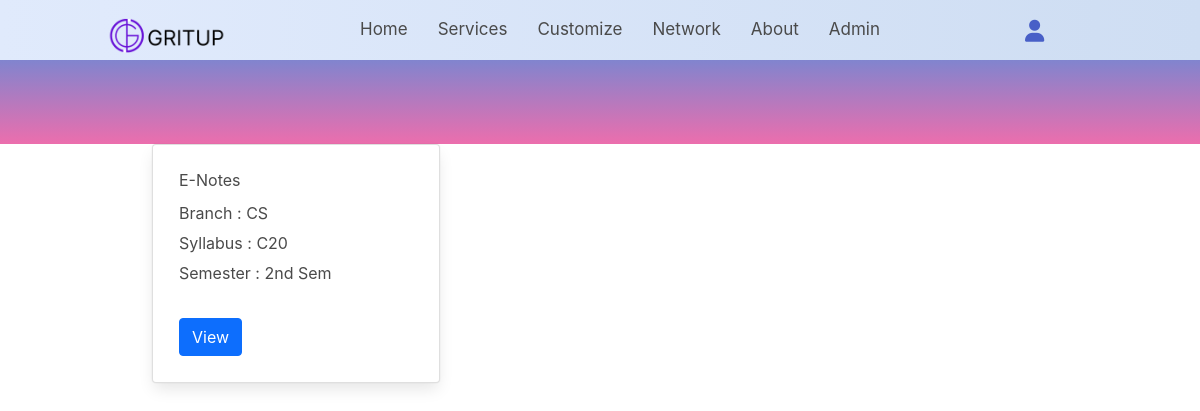
The app's page /viewnotes.php with its own data.
### tables this page shows
CREATE TABLE `service` (
  `id` int(11) NOT NULL,
  `servicename` varchar(30) NOT NULL,
  `branch` varchar(50) NOT NULL,
  `syllabus` varchar(50) NOT NULL,
  `semester` varchar(50) NOT NULL,
  `link` varchar(300) NOT NULL,
  `file` varchar(100) NOT NULL
);

### viewnotes.php (the view, shortened to what this page needs)
<!DOCTYPE html>
<html lang="en"
  xmlns:th="http://www.thymeleaf.org"
>
<head>
    <link type="text/css" href="css/network.css" rel="stylesheet" />
    <link href="https://cdn.jsdelivr.net/npm/bootstrap@5.0.2/dist/css/bootstrap.min.css" rel="stylesheet">
    <link rel="stylesheet" href="https://cdn.jsdelivr.net/npm/bulma@0.9.4/css/bulma.min.css">
    <link
      rel="stylesheet"
      href="https://cdnjs.cloudflare.com/ajax/libs/font-awesome/6.0.0-beta3/css/all.min.css"
    />
    <link href='https://unpkg.com/boxicons@2.1.1/css/boxicons.min.css' rel='stylesheet'>
    <link
    rel="stylesheet"
    href="https://cdnjs.cloudflare.com/ajax/libs/font-awesome/6.0.0-beta3/css/all.min.css"
  />
</head>
<body>
    <nav>
        <div class="nav-bar">
            <span class="logo navLogo" id="ggg"><a href="#"><img src="./assests/logo1.png" style="height: 35px;margin-top: 10px;"></a></span>
            <div class="menu">
                <ul class="nav-links">
                <li><a href="index.html" >Home</a></li>
                    <li><a href="#services">Services</a></li>
                    <li><a href="personalized.html">Customize</a></li>
                    <li><a href="network.html">Network</a></li>
                    <li><a href="#ab">About</a></li>
                    <li><a href="login.php">Admin</a></li>
               </ul>
            </div>
            <div class="darkLight-searchBox">
                <div class="dark-light" style="margin-bottom: 20px;"><a href="Profile.html">
                    <i class="fa-solid fa-user"></i></a>
                </div>
                <div class="searchBox">
                   <div class="searchToggle">
                   </div>
                </div>
            </div>
        </div>
    </nav>
    <br><br><br><br><br><br>
    <?php
    $con = mysqli_connect("localhost","root","","gritup");
    $q = "select * from service where servicename='notes'";
    $r = mysqli_query($con,$q);
    while($d = mysqli_fetch_assoc($r)){
        $file = $d['file'];
        echo "<div class='container'>";
        echo "<div class='card' style='width: 18rem;padding:10px;float:left;margin-left:20px;margin-bottom:15px;line-height:30px'>";
        echo "<div class='card-body'>";
        echo "<h5 class='card-title'>E-Notes</h5>";
        echo "<p class='card-text'>Branch : ".$d['branch']."</p>";
        echo "<p class='card-text'>Syllabus : ".$d['syllabus']."</p>";
        echo "<p class='card-text'>Semester : ".$d['semester']."</p>";
        echo "<br>";
        echo "<button class='btn btn-primary'><a style='color:white' href='view.php?fn=$file'>View</a></button>";
        echo "</div></div></div>";
    }
    ?>
</body>
</html>

### css/network.css (style rules this page uses)
nav { position: fixed; top: 0; left: 0; height: 60px; width: 100%; background-image: linear-gradient(to right, #e0eafc, #cfdef3); z-index: 100; scroll-behavior: smooth; }
nav .nav-bar { position: relative; height: 100%; max-width: 1000px; width: 100%; background-image: linear-gradient(to right, #e0eafc, #cfdef3); margin: 0 auto; display: flex; align-items: center; justify-content: space-between; }
nav .nav-bar .logo a { font-size: 25px; font-weight: 500; color: var(--text-color); text-decoration: none; }
.nav-bar .nav-links { display: flex; align-items: center; }
.nav-bar .nav-links li { margin: 0 5px; list-style: none; }
.nav-links li a { position: relative; font-size: 17px; font-weight: 400; color: var(--text-color); text-decoration: none; padding: 10px; }
.nav-links li a::before { content: ""; position: absolute; left: 50%; bottom: 0; transform: translateX(-50%); height: 6px; width: 6px; border-radius: 50%; background-color: var(--text-color); opacity: 0; transition: all 0.3s ease; }
.nav-bar .darkLight-searchBox { display: flex; align-items: center; }
.darkLight-searchBox .dark-light, .darkLight-searchBox .searchToggle { height: 40px; width: 40px; display: flex; align-items: center; justify-content: center; margin: 0 5px; }
.dark-light i, .searchToggle i { position: absolute; color: var(--text-color); font-size: 22px; cursor: pointer; transition: all 0.3s ease; }
.searchBox { position: relative; }
.darkLight-searchBox { display: flex; justify-content: end; }
#ggg { display: flex; justify-content: start; }
body { background-image: linear-gradient(#3494e6, #ec6ead); }

### records on screen
service: branch "CS", syllabus "C20", semester "2nd Sem"
